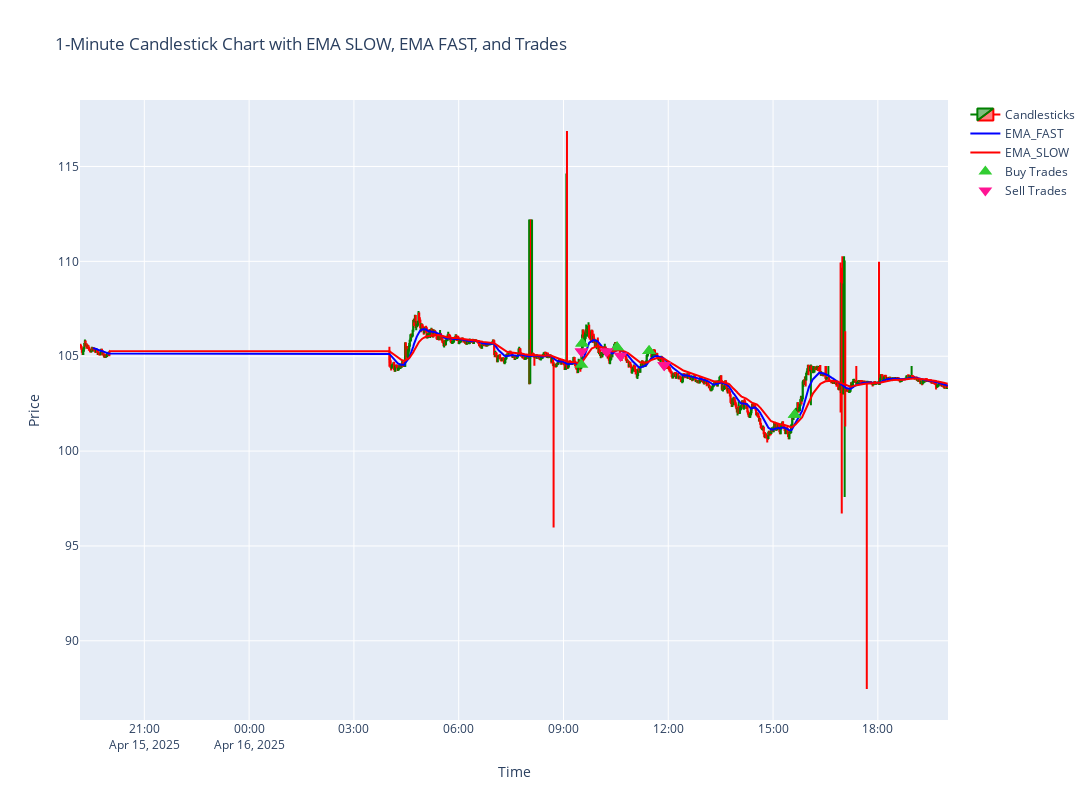

Notebook source saved alongside this figure:
### Code cell
import pandas as pd
import plotly.graph_objects as go
from plotly.subplots import make_subplots

# Load candlestick data
df = pd.read_csv("../data/price_data.csv", parse_dates=["time"])
df.sort_values("time", inplace=True)

# Replace 0 in ema_fast/ema_slow with NaN
df.loc[df['ema_fast'] == 0, 'ema_fast'] = float('nan')
df.loc[df['ema_slow'] == 0, 'ema_slow'] = float('nan')

# Load trade data
trades = pd.read_csv("../data/trades.csv", parse_dates=["time"])

# Split buy and sell trades
buy_trades = trades[trades['side'].str.lower() == 'buy']
sell_trades = trades[trades['side'].str.lower() == 'sell']

# Create subplot figure
fig = make_subplots(rows=1, cols=1, shared_xaxes=True)

# Candlestick chart
fig.add_trace(
    go.Candlestick(
        x=df['time'],
        open=df['open'],
        high=df['high'],
        low=df['low'],
        close=df['close'],
        increasing_line_color='green',
        decreasing_line_color='red',
        name='Candlesticks'
    )
)

# EMA_FAST line
fig.add_trace(
    go.Scatter(
        x=df['time'],
        y=df['ema_fast'],
        mode='lines',
        name='EMA_FAST',
        line=dict(color='blue')
    )
)

# EMA_SLOW line
fig.add_trace(
    go.Scatter(
        x=df['time'],
        y=df['ema_slow'],
        mode='lines',
        name='EMA_SLOW',
        line=dict(color='red')
    )
)

# Buy trade markers
fig.add_trace(
    go.Scatter(
        x=buy_trades['time'],
        y=buy_trades['price'],
        mode='markers',
        marker=dict(symbol='triangle-up', size=12, color='limegreen'),
        name='Buy Trades'
    )
)

# Sell trade markers
fig.add_trace(
    go.Scatter(
        x=sell_trades['time'],
        y=sell_trades['price'],
        mode='markers',
        marker=dict(symbol='triangle-down', size=12, color='deeppink'),
        name='Sell Trades'
    )
)

# Update layout
fig.update_layout(
    title='1-Minute Candlestick Chart with EMA SLOW, EMA FAST, and Trades',
    xaxis_title='Time',
    yaxis_title='Price',
    width=1600,
    height=800,
    hovermode='x unified',
    xaxis_rangeslider_visible=False
)

# Enable crosshair
fig.update_xaxes(showspikes=True, spikecolor="grey", spikemode="across", spikesnap="cursor", spikethickness=1)
fig.update_yaxes(showspikes=True, spikecolor="grey", spikemode="across", spikesnap="cursor", spikethickness=1)

# Show figure with scroll zoom
fig.show(config={'scrollZoom': True})

### Figure 1 — Plotly figure (JSON) as saved in the notebook; plotly's stock layout.template omitted (floating-point values rounded to 4 significant figures; data arrays with more than 128 entries replaced by an {"elided": "..."} marker saying what was removed)
{"data": [{"close": {"elided": "1011 float values"}, "decreasing": {"line": {"color": "red"}}, "high": {"elided": "1011 float values"}, "increasing": {"line": {"color": "green"}}, "low": {"elided": "1011 float values"}, "name": "Candlesticks", "open": {"elided": "1011 float values"}, "type": "candlestick", "x": {"elided": "1011 str values"}}, {"line": {"color": "blue"}, "mode": "lines", "name": "EMA_FAST", "type": "scatter", "x": {"elided": "1011 str values"}, "y": {"elided": "1011 float values"}}, {"line": {"color": "red"}, "mode": "lines", "name": "EMA_SLOW", "type": "scatter", "x": {"elided": "1011 str values"}, "y": {"elided": "1011 float values"}}, {"marker": {"color": "limegreen", "size": 12, "symbol": "triangle-up"}, "mode": "markers", "name": "Buy Trades", "type": "scatter", "x": ["2025-04-16T09:31:00.000000000", "2025-04-16T09:32:00.000000000", "2025-04-16T09:32:00.000000000", "2025-04-16T10:32:00.000000000", "2025-04-16T10:32:00.000000000", "2025-04-16T11:27:00.000000000", "2025-04-16T11:27:00.000000000", "2025-04-16T15:37:00.000000000", "2025-04-16T15:37:00.000000000"], "y": [104.5, 105.7, 105.7, 105.5, 105.5, 105.3, 105.3, 101.9, 101.9]}, {"marker": {"color": "deeppink", "size": 12, "symbol": "triangle-down"}, "mode": "markers", "name": "Sell Trades", "type": "scatter", "x": ["2025-04-16T09:31:00.000000000", "2025-04-16T09:31:00.000000000", "2025-04-16T10:14:00.000000000", "2025-04-16T10:14:00.000000000", "2025-04-16T10:38:00.000000000", "2025-04-16T10:38:00.000000000", "2025-04-16T11:53:00.000000000", "2025-04-16T11:53:00.000000000"], "y": [105.2, 105.2, 105.2, 105.2, 105.0, 105.0, 104.5, 104.5]}], "layout": {"height": 800, "hovermode": "x unified", "title": {"text": "1-Minute Candlestick Chart with EMA SLOW, EMA FAST, and Trades"}, "width": 1600, "xaxis": {"anchor": "y", "domain": [0, 1], "rangeslider": {"visible": false}, "showspikes": true, "spikecolor": "grey", "spikemode": "across", "spikesnap": "cursor", "spikethickness": 1, "title": {"text": "Time"}}, "yaxis": {"anchor": "x", "domain": [0, 1], "showspikes": true, "spikecolor": "grey", "spikemode": "across", "spikesnap": "cursor", "spikethickness": 1, "title": {"text": "Price"}}}}
